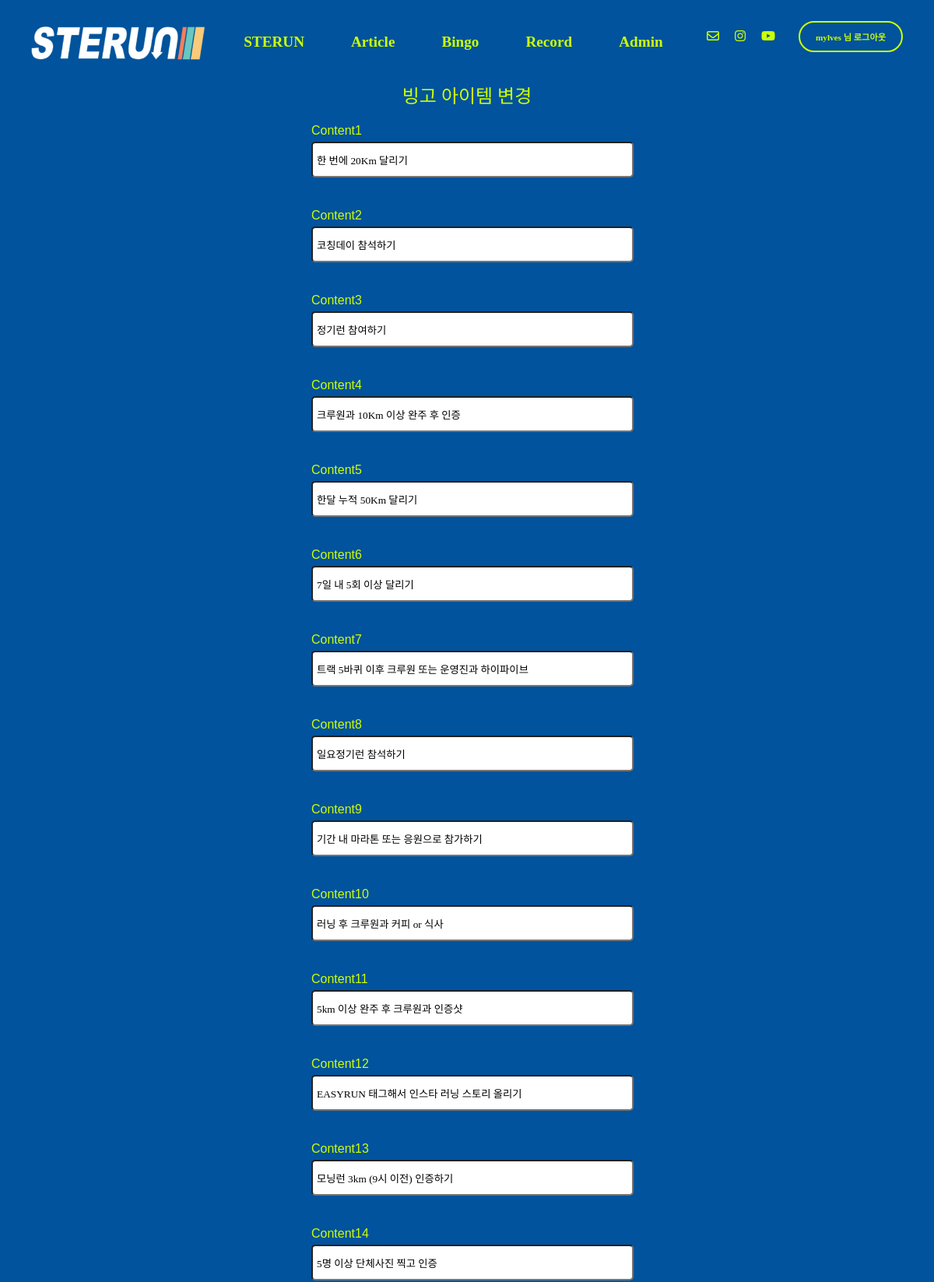
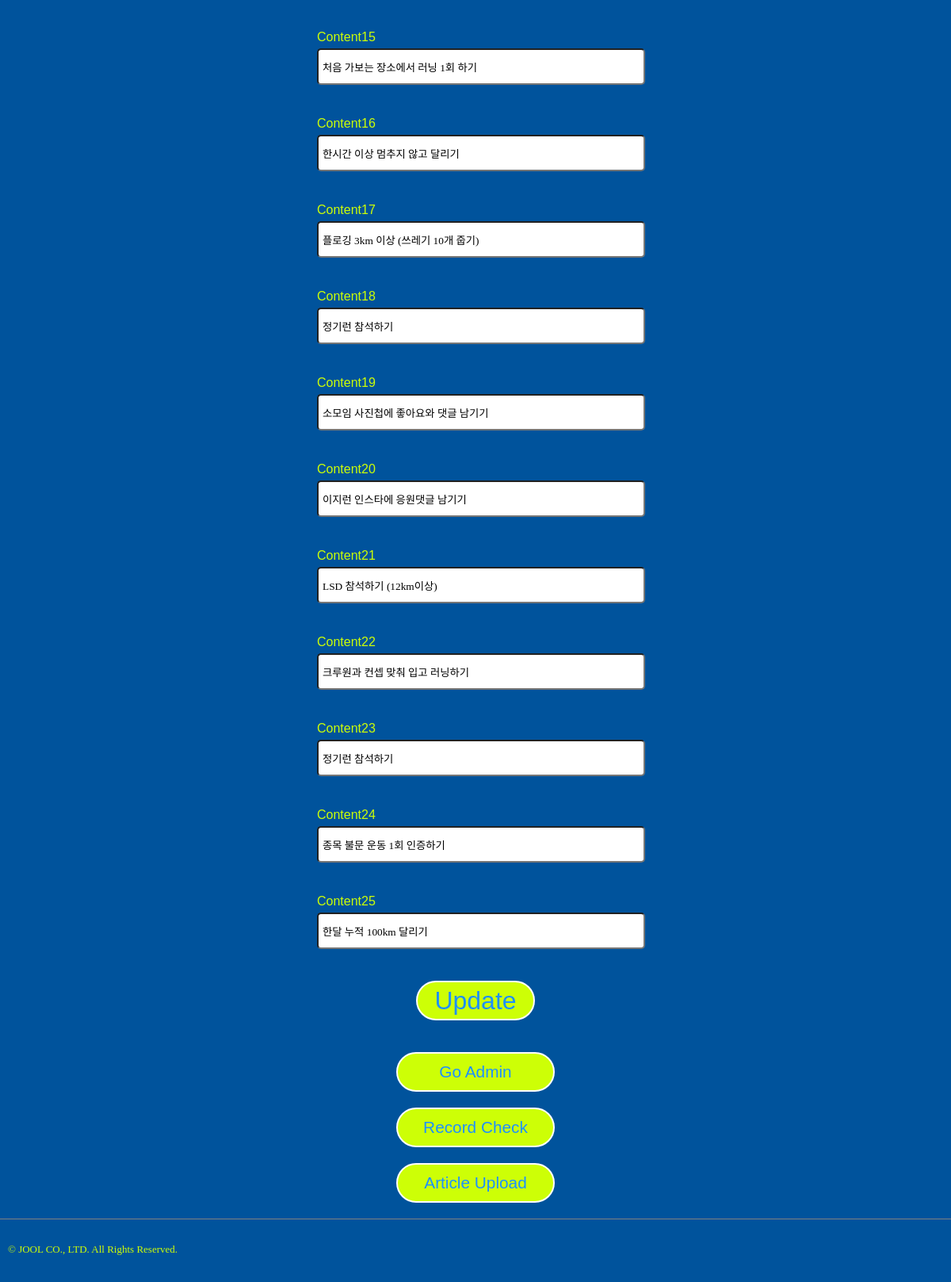
The app's page /bingo/bingoupdate/1 (signed in), older data (2 pictures, top to bottom).
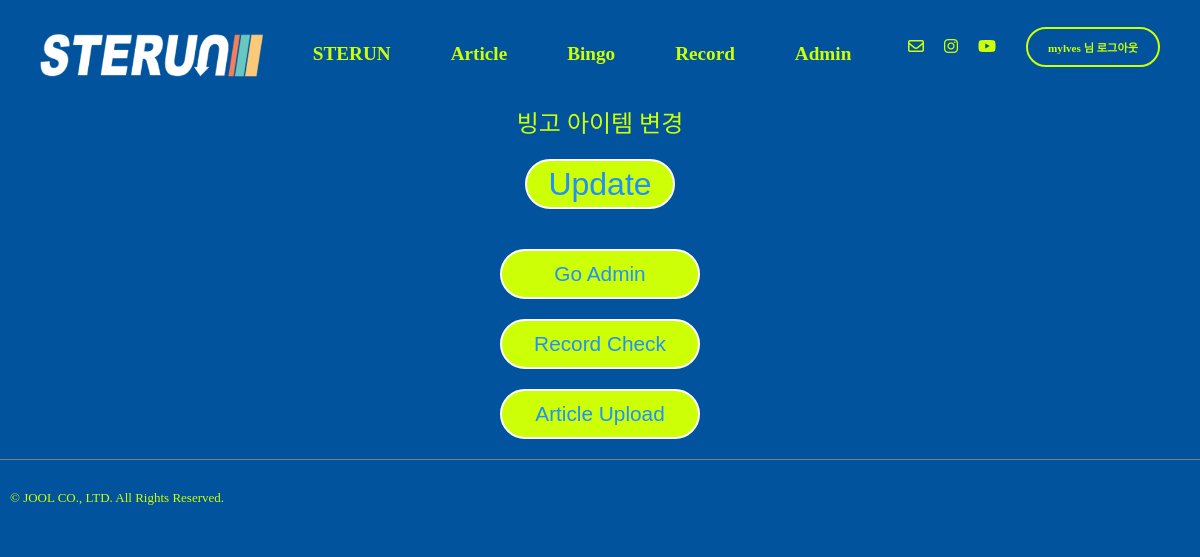
The same page, newer data.
### bingo/models.py (models this page shows, shortened)
class BingoItem(models.Model):
    item_id = models.IntegerField(primary_key=True)
    content = models.CharField(max_length=100, blank=False, null=False)
    row = models.IntegerField(null=False, blank=False)
    col = models.IntegerField(null=False, blank=False)

### bingo/views.py (the view)
# urls.py: path("bingoupdate/<str:pk>", views.bingoupdate, name="bingoupdate"),
def bingoupdate(request,pk):
    bingoitem = BingoItem.objects.all()
    return render(request, "bingo_res.html", {"bingoitem":bingoitem})

### templates/bingo_res.html (shortened to what this page needs)
{% extends "base.html" %}
{% load static %}
{% block content %}
  {% if user.is_authenticated %}
    <body class="mainbg">
      <div class="run-submit-title">
        빙고 아이템 변경
      </div>
      <div class="run-form-container">
        <form method="post" id="contactForm" class="run-sm-form" name="contactForm" action="{% url 'bingo:bingores' user.pk %}" enctype="multipart/form-data">
          {% for item in bingoitem %}
            <div class="form-control">
              <div class="form-label">Content{{ item.item_id }}
              </div><input class="run-input" id="content{{ item.item_id }}" name="content{{ item.item_id }}" value="{{ item.content }}" type="text" required=""/>
            </div>
          {% endfor %}
          <div class="btn-control">
            <button type="submit" name="submit" id="submit-form-btn" class="submit-btn">
              Update
            </button>
          </div>
        </form>
        <a href="{% url "admin:index" %}">
          <div class="btn-control">
            <button class="check-submit-btn">Go Admin</button>
          </div>
        </a>
        <a href="{% url "runres:recordCheck" %}">
          <div class="btn-control">
            <button class="check-submit-btn">Record Check</button>
          </div>
        </a>
        <a href="{% url "article:articleres" %}">
          <div class="btn-control">
            <button class="check-submit-btn">Article Upload</button>
          </div>
        </a>
      </div>
    </body>
  {% endif %}
{% endblock content %}

Row changes from the older to the newer data that the page shows:
removed BingoItem: item_id "1", content "한 번에 20Km 달리기"
removed BingoItem: item_id "2", content "코칭데이 참석하기"
removed BingoItem: item_id "3", content "정기런 참여하기"
removed BingoItem: item_id "4", content "크루원과 10Km 이상 완주 후 인증"
removed BingoItem: item_id "5", content "한달 누적 50Km 달리기"
removed BingoItem: item_id "6", content "7일 내 5회 이상 달리기"
removed BingoItem: item_id "7", content "트랙 5바퀴 이후 크루원 또는 운영진과 하이파이브"
removed BingoItem: item_id "8", content "일요정기런 참석하기"
removed BingoItem: item_id "9", content "기간 내 마라톤 또는 응원으로 참가하기"
removed BingoItem: item_id "10", content "러닝 후 크루원과 커피 or 식사"
removed BingoItem: item_id "11", content "5km 이상 완주 후 크루원과 인증샷"
removed BingoItem: item_id "12", content "EASYRUN 태그해서 인스타 러닝 스토리 올리기"
removed BingoItem: item_id "13", content "모닝런 3km (9시 이전) 인증하기"
removed BingoItem: item_id "14", content "5명 이상 단체사진 찍고 인증"
removed BingoItem: item_id "15", content "처음 가보는 장소에서 러닝 1회 하기"
removed BingoItem: item_id "16", content "한시간 이상 멈추지 않고 달리기"
removed BingoItem: item_id "17", content "플로깅 3km 이상 (쓰레기 10개 줍기)"
removed BingoItem: item_id "18", content "정기런 참석하기"
removed BingoItem: item_id "19", content "소모임 사진첩에 좋아요와 댓글 남기기"
removed BingoItem: item_id "20", content "이지런 인스타에 응원댓글 남기기"
removed BingoItem: item_id "21", content "LSD 참석하기 (12km이상)"
removed BingoItem: item_id "22", content "크루원과 컨셉 맞춰 입고 러닝하기"
removed BingoItem: item_id "23", content "정기런 참석하기"
removed BingoItem: item_id "24", content "종목 불문 운동 1회 인증하기"
removed BingoItem: item_id "25", content "한달 누적 100km 달리기"
